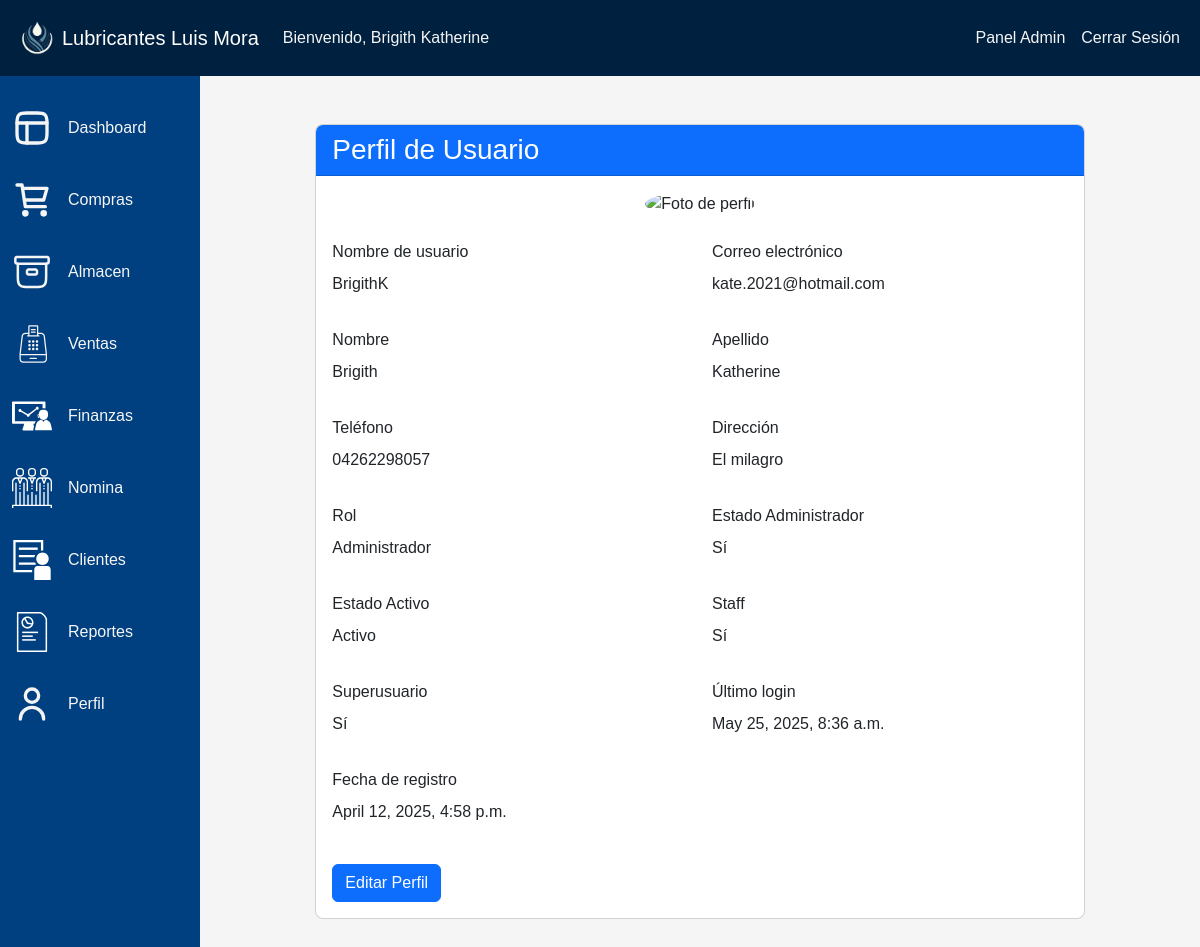
The app's page /perfil/ (signed in), older data.
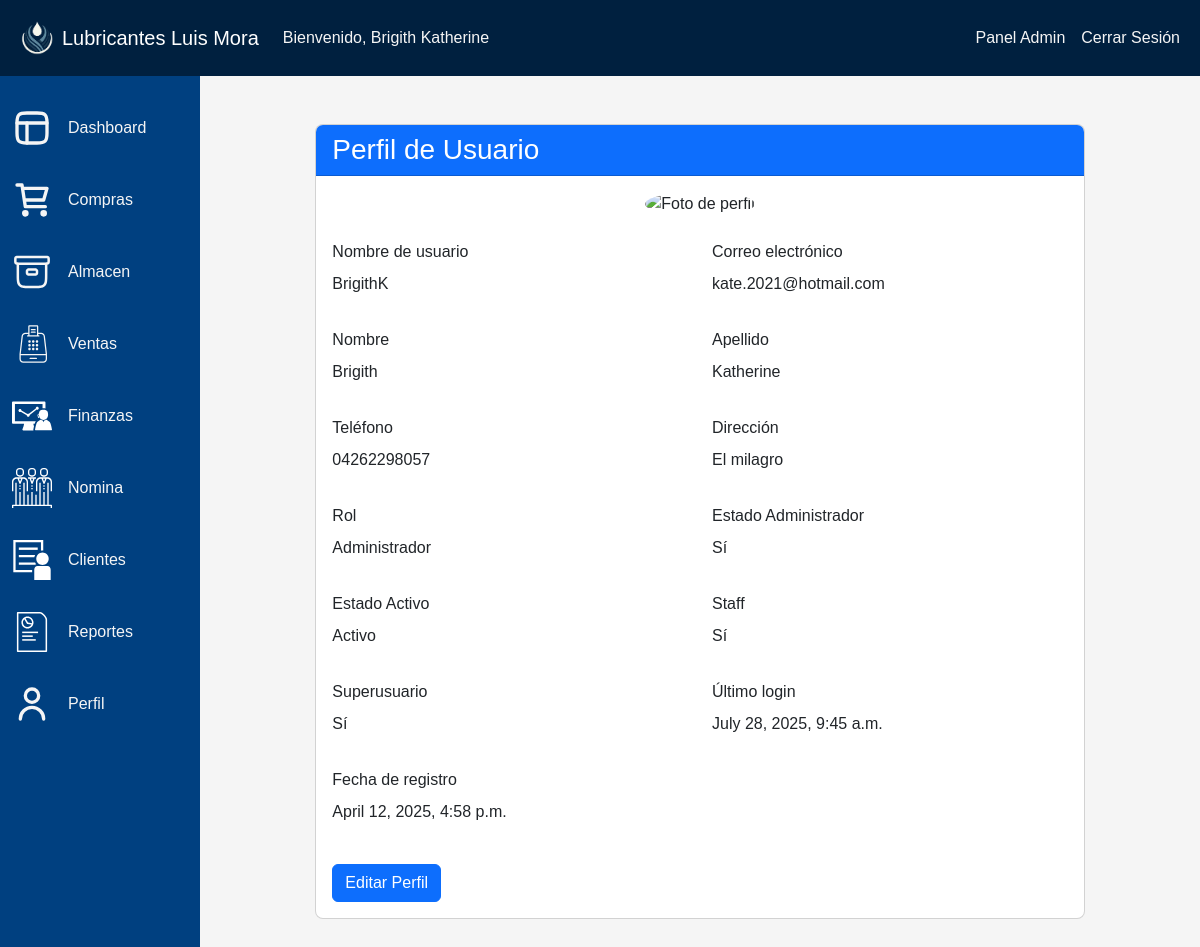
The same page, newer data.
### aplicacion/models.py (models this page shows, shortened)
class CustomUser(AbstractUser):
    ROLES = (
        ('admin', 'Administrador'),
        ('personal', 'Personal'),
        ("invitado", "Invitado"),
    )
    rol = models.CharField(max_length=20, choices=ROLES, default='cliente')
    telefono = models.CharField(max_length=20, blank=True, verbose_name="Teléfono")
    direccion = models.TextField(blank=True, verbose_name="Dirección")
    foto_perfil = models.ImageField(upload_to='perfiles/', blank=True, null=True, verbose_name="Foto de perfil", storage=S3Boto3Storage(location='media/'))
    admin = models.BooleanField(default=False, verbose_name="¿Administrador?")
    class Meta:
        verbose_name = 'Usuario'
        verbose_name_plural = 'Usuarios'

### aplicacion/views.py (the view)
# urls.py: path('perfil/', profile, name='perfil'),
@login_required
def profile(request):
    if request.method == 'POST':
        form = UserUpdateForm(request.POST, request.FILES, instance=request.user)
        if form.is_valid():
            usuario_original = CustomUser.objects.get(pk=request.user.pk)
            foto_anterior_field = usuario_original.foto_perfil
            foto_anterior = os.path.join(
                settings.DEFAULT_FILE_STORAGE,
                'perfiles',
                os.path.basename(str(foto_anterior_field))
            )
            form.save()
            if 'foto_perfil' in request.FILES and foto_anterior and os.path.isfile(foto_anterior):
                try:
                    os.remove(foto_anterior)
                except Exception as e:
                    pass
            else:
                pass
            messages.success(request, 'Tu perfil ha sido actualizado correctamente!')
            return redirect('perfil')
        else:
            messages.error(request, 'Por favor corrige los errores en el formulario.')
    else:
        form = UserUpdateForm(instance=request.user)
    context = {
        'form': form,
        'user': request.user
    }
    return render(request, 'vistas/perfil.html', context)

### aplicacion/templates/vistas/perfil.html (shortened to what the changed rows need)
{% extends 'paneles/admin.html' %}
{% load static i18n %}
{% block dashboard %}
<div class="container mt-5">
    <div class="row justify-content-center">
        <div class="col-md-10">
            <div class="card">
                <div class="card-body">
                    <form id="profile-form" method="POST" action="{% url 'actualizar_perfil' %}" enctype="multipart/form-data">
                        <div class="view-mode">
                            <div class="row mb-3">
                                <div class="col-md-6">
                                    <label class="form-label">Nombre de usuario</label>
                                    <p id="username-view">{{ form.instance.username }}</p>
                                </div>
                                <div class="col-md-6">
                                    <label class="form-label">Correo electrónico</label>
                                    <p id="email-view">{{ form.instance.email }}</p>
                                </div>
                            </div>
                            <div class="row mb-3">
                                <div class="col-md-6">
                                    <label class="form-label">Nombre</label>
                                    <p id="first-name-view">{{ form.instance.first_name }}</p>
                                </div>
                                <div class="col-md-6">
                                    <label class="form-label">Apellido</label>
                                    <p id="last-name-view">{{ form.instance.last_name }}</p>
                                </div>
                            </div>
                            <div class="row mb-3">
                                <div class="col-md-6">
                                    <label class="form-label">Teléfono</label>
                                    <p id="telefono-view">{{ form.instance.telefono }}</p>
                                </div>
                                <div class="col-md-6">
                                    <label class="form-label">Dirección</label>
                                    <p id="direccion-view">{{ form.instance.direccion }}</p>
                                </div>
                            </div>
                            <div class="row mb-3">
                                <div class="col-md-6">
                                    <label class="form-label">Rol</label>
                                    <p id="rol-view">{{ form.instance.get_rol_display }}</p>
                                </div>
                            </div>
                            <div class="row mb-3">
                                <div class="col-md-6">
                                    <label class="form-label">Último login</label>
                                    <p id="last-login-view">
                                        {{ user.last_login|default:"Nunca" }}
                                    </p>
                                </div>
                            </div>
                            <div class="row mb-3">
                                <div class="col-md-6">
                                    <label class="form-label">Fecha de registro</label>
                                    <p class="view-mode" id="date-joined-view">
                                        {{ user.date_joined }}
                                    </p>
                                </div>
                            </div>
                        </div>
                    </form>
                </div>
            </div>
        </div>
    </div>
</div>
<br><br>
{% endblock %}

### aplicacion/templates/base.html (shortened to what the changed rows need)
{% load static %}
<!DOCTYPE html>
<html lang="es">
  <head>
    <link rel="stylesheet" href="{% static 'css/bootstrap.min.css' %}" />
    <link href="{% static 'bootstrap-icons/bootstrap-icons.css' %}" rel="stylesheet">
    <link rel="stylesheet" href="{% static 'css/styles.css' %}" />
    {% block extra_css %} {% endblock %}
  </head>
  <body>
    <header class="ocult-header-in-login">
      <nav class="navbar navbar-expand-md navbar-dark bg-principal">
        <div class="container">
          <div class="collapse navbar-collapse">
            <ul class="navbar-nav me-auto">
              {% if user.is_authenticated %}
              <li class="nav-item">
                <span class="nav-link singin-message"
                  >Bienvenido, {{ user.get_full_name }}</span
                >
              </li>
              {% endif %}
            </ul>
          </div>
        </div>
      </nav>
    </header>
    <main class="">
      <div class="container-fluid">
        <div class="row max-size">
        {% block content %} {% endblock %}
      </div>
    </div>
    </main>
  </body>
</html>

Row changes from the older to the newer data that the page shows:
changed CustomUser "Brigith Katherine": last_login "May 25, 2025, 8:36 a.m." → "July 28, 2025, 9:45 a.m."
